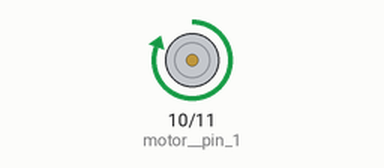
Recording of a sketch running on a simulated Arduino Uno, built with avr-gcc and run on an emulated ATmega328P. Shown: motor-driver pin pairs drawn as motors (green arrow = first pin HIGH = forward, orange = second pin HIGH = backward, longer = more drive).

Above: at 2.5 s.
At 6.5 s:
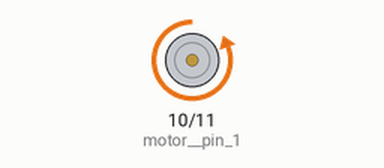
At 7.5 s:
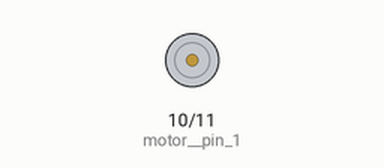
Timing chart, 0 to 10.4 s (numbered marks = the images above):
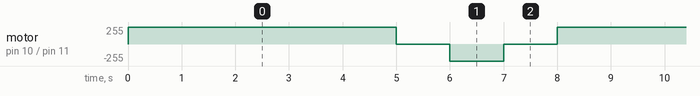

The sketch:

motor.ino
```cpp
void setup() {
  // put your setup code here, to run once:
  pinMode(10,OUTPUT); //motor  pin 1
  pinMode(11,OUTPUT); //motor pin 2


}

void loop() {
  // put your main code here, to run repeatedly:

  //Clockwiese Motion
  digitalWrite(10,HIGH);
  digitalWrite(11,LOW);
  delay(5000);

  //stop
  digitalWrite(10,LOW);
  digitalWrite(11,LOW);
  delay(1000);

 //AnticlockWise Motion
 digitalWrite(10,LOW);
 digitalWrite(11,HIGH);
 delay(1000);

   //stop
  digitalWrite(10,LOW);
  digitalWrite(11,LOW);
  delay(1000);
}
```

Measured:
- by itself, motor on pin 10 (motor__pin_1) / pin 11 (motor_pin_2): repeats every 8.0 s: stopped 1.0 s, backward 255/255 1.0 s, stopped 1.0 s, forward 255/255 5.0 s
